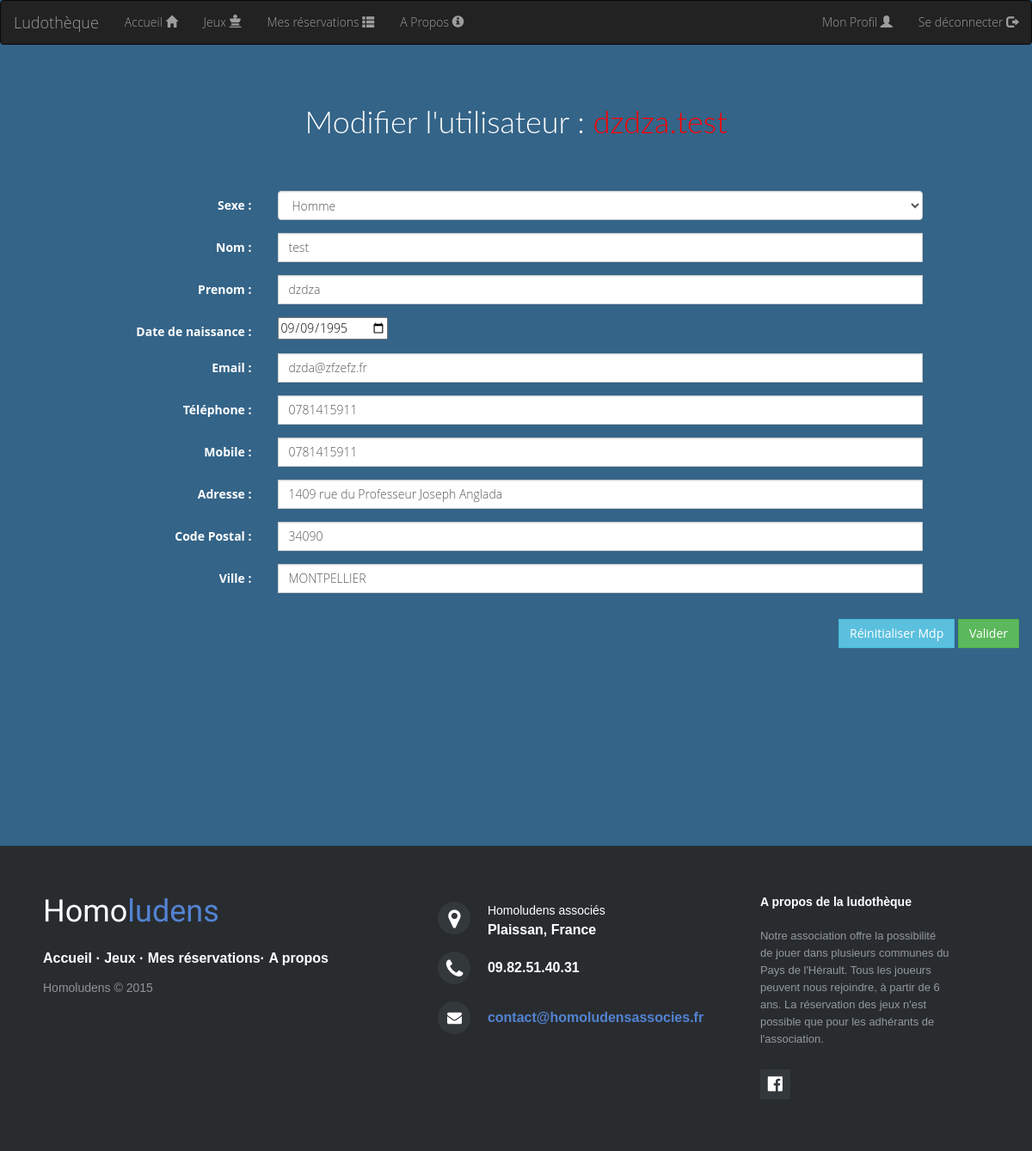
The app's page /?action=modifyUser&user=dzdza.test&profile=1 (signed in), older data.
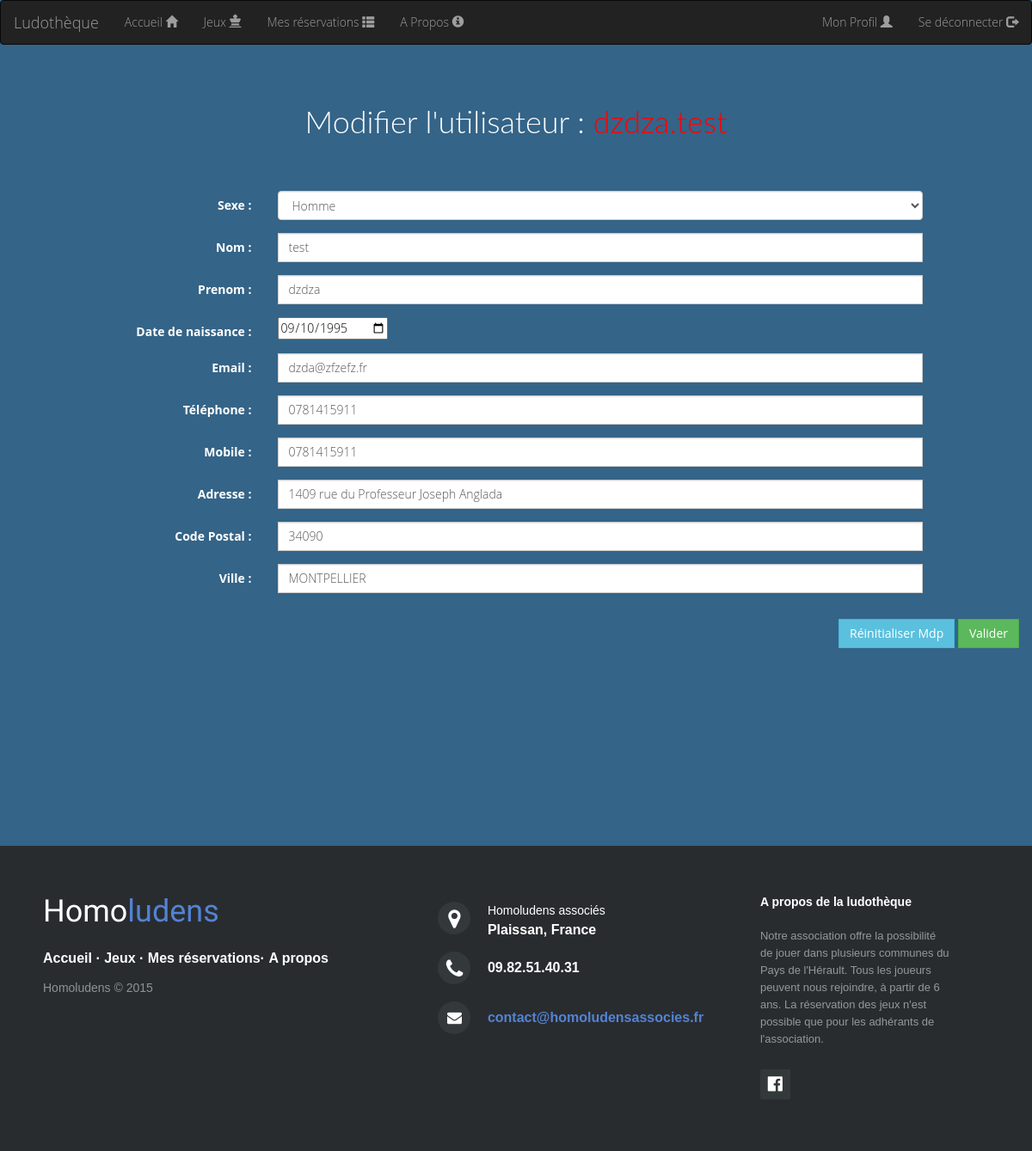
The same page, newer data.
### tables this page shows
CREATE TABLE IF NOT EXISTS `utilisateur` (
  `idUser` int(11) NOT NULL COMMENT 'Auto incrementable et clé primaire',
  `username` varchar(32) NOT NULL,
  `password` varchar(64) NOT NULL,
  `admin` tinyint(1) NOT NULL,
  `sexUser` varchar(8) NOT NULL,
  `nameUser` varchar(32) NOT NULL,
  `nicknameUser` varchar(32) NOT NULL,
  `dateNaissance` date NOT NULL,
  `emailUser` varchar(32) NOT NULL,
  `telUser` varchar(10) NOT NULL,
  `mobileUser` varchar(10) NOT NULL,
  `addressUser` varchar(50) NOT NULL,
  `cpUser` varchar(5) NOT NULL,
  `cityUser` varchar(32) NOT NULL,
  `dateInscription` date NOT NULL,
  `banUser` tinyint(4) NOT NULL DEFAULT '0',
  `nbrRetard` int(11) NOT NULL DEFAULT '0',
  PRIMARY KEY (`username`),
  UNIQUE KEY `username` (`username`)
);

### view/view.php (called while the page is built)
<?php
    require "header.php";
    require VIEW_PATH  . DS . 'view' . ucfirst($view) . '.php';
    require "footer.php";
?>

### controller/ControllerUtilisateur.php (called while the page is built, shortened)
<?php
switch ($action) {
    case "modifyUser":
        $data=array(
            "username" => myGet('user'),
        );
        $tab_u= ModelUtilisateur::selectWhere($data);
        $view = "ModifyUser";
        break;
}
require VIEW_PATH . "view.php";

### index.php (called while the page is built, shortened)
<?php
include ROOT . DS . 'controller' . DS . 'dispatcher.php';
?>

### model/Model.php (called while the page is built, shortened)
<?php
class Model {
    public static $pdo;
    public static function set_static() {
        try
        {
            self::$pdo = new PDO('mysql:host=localhost;dbname=ludotheque;charset=utf8', 'root', '');
            self::$pdo->setAttribute(PDO::ATTR_ERRMODE, PDO::ERRMODE_EXCEPTION);
        }
        catch (PDOException $ex)
        {
            if (Conf::getDebug())
            {
                echo $ex->getMessage();
                die('Problème lors de la connexion à la base de donnée');
            }
            else
            {
                echo 'Une erreur est survenue. <a href=""> Retour a la page d\'accueil </a>';
                die();
            }
        }
    }
    public static function selectWhere($data) {
        try
        {
            $table = static::$table;
            $where = "";
            foreach ($data as $key => $value)
                $where .= " $table.$key=:$key AND";
            $where = rtrim($where, 'AND');
            $sql = "SELECT * FROM $table WHERE $where";
            $req = self::$pdo->prepare($sql);
            $req->execute($data);
            return $req->fetchAll(PDO::FETCH_OBJ);
        }
        catch (PDOException $e)
        {
            echo $e->getMessage();
            die("Erreur lors de la recherche dans la BDD " . static::$table);
        }
    }
}
?>

### view/viewModifyUser.php (the view, shortened to what the changed rows need)
<?php
$user=$tab_u[0];
echo<<<EOT
<div class="container">
    <div class="row">
        <div class="col-lg-12">
            <div class='row' style="text-align : center;">
                <h1>Modifier l'utilisateur : <span style='color:red'>$user->username</span></h1>
        </div>
            <form class="form-horizontal" role="form" method="post" action="." onsubmit="return checkForm();">
                <div class="row">
                    <div class="col-lg-12">
                        <div class="form-group">
                            <label for="sex" class="col-sm-3 control-label">Sexe :</label>
                            <div class="col-sm-8">
                                <select name="sex" class="form-control" id="id_sex" required="required">
EOT;
                                if($user->sexUser == "Homme"){
                                    echo '<option value="Homme"selected>Homme</option>';
                                }
                                else{
                                    echo '<option value="Homme">Homme</option>';
                                    echo '<option value="Femme"selected>Femme</option>';
                                }
echo<<<EOT
                                </select>
                            </div>
                        </div>
                        <div class="form-group">
                            <label for="nom" class="col-sm-3 control-label">Nom :</label>
                            <div class="col-sm-8">
                                <input type="text" class="form-control" name="name" id="id_name" value="$user->nameUser">
                            </div>
                        </div>
                        <div class="form-group">
                            <label for="prenom" class="col-sm-3 control-label">Prenom :</label>
                            <div class="col-sm-8">
                                <input type="text" class="form-control" name="nickname" id="id_nickname" value="$user->nicknameUser">
                                </div>
                        </div>
                        <div class="form-group">
                            <label for="prenom" class="col-sm-3 control-label">Date de naissance :</label>
                            <div class="col-sm-8">
                                <input type="date" name="dateNaissance", id="id_dNaissance" value="$user->dateNaissance">
                            </div>
                        </div>
                        <div class="form-group">
                            <label for="mail" class="col-sm-3 control-label">Email :</label>
                            <div class="col-sm-8">
                                <input type="email" class="form-control" name="email" id="id_email" value="$user->emailUser">
                            </div>
                        </div>
                        <div class="form-group">
                            <label for="tel" class="col-sm-3 control-label">T&eacute;l&eacute;phone :</label>
                            <div class="col-sm-8">
                                <input type="tel" class="form-control" name="tel" id="id_numTel" pattern="^((\+\d{1,3}(-| )?\(?\d\)?(-| )?\d{1,5})|(\(?\d{2,6}\)?))(-| )?(\d{3,4})(-| )?(\d{4})(( x| ext)\d{1,5}){0,1}$" value="$user->telUser">
                            </div>
                        </div>
                        <div class="form-group">
                            <label for="mobile" class="col-sm-3 control-label">Mobile :</label>
                            <div class="col-sm-8">
                                <input type="tel" class="form-control" name="mobile" id="id_mobile" pattern="^((\+\d{1,3}(-| )?\(?\d\)?(-| )?\d{1,5})|(\(?\d{2,6}\)?))(-| )?(\d{3,4})(-| )?(\d{4})(( x| ext)\d{1,5}){0,1}$" value="$user->mobileUser">
                            </div>
                        </div>
                        <div class="form-group">
                            <label for="adresse" class="col-sm-3 control-label">Adresse :</label>
                            <div class="col-sm-8">
                                <input type="text" class="form-control" name="address" id="id_adress" value="$user->addressUser">
                            </div>
                        </div>
                        <div class="form-group">
                            <label for="cp" class="col-sm-3 control-label">Code Postal :</label>
                            <div class="col-sm-8">
                                <input type="text" class="form-control" name="cp" id="id_cp" value="$user->cpUser">
                            </div>
                        </div>
                        <div class="form-group">
                            <label for="ville" class="col-sm-3 control-label">Ville :</label>
                            <div class="col-sm-8">
                                <input type="text" name="city" class="form-control" id="id_city" value="$user->cityUser">
                            </div>
                        </div>
                        <div class="form-group">
EOT;
echo<<<EOT
                            </div>
                        </div>
                        <div class="pull-right">
                            <input type="hidden" name="action" value="updateUser" />
                            <input type="hidden" name="controller" value="utilisateur" />
                            <input type="hidden" name="user" value="$user->username" />
EOT;
                            echo'<a href="?action=resetPwd&user='.$user->username.'"class="btn btn-info">Réinitialiser Mdp</a>';
echo<<<EOT
                            <button class="btn btn-success btn btn-success" type="submit" value="Valider">Valider</button>                        </div>
            	    </div>
                </div>
            </form>
        </div>
    </div>
</div>
</div>
EOT;
?>

Row changes from the older to the newer data that the page shows:
changed utilisateur "Homme": dateNaissance "09/09/1995" → "09/10/1995"
